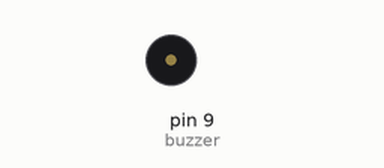
Recording of a sketch running on a simulated Arduino Uno, built with avr-gcc and run on an emulated ATmega328P. Shown: buzzer (waves = sounding).

Above: at 0.1 s.
Timing chart, 0 to 1.6 s (numbered marks = the images above):
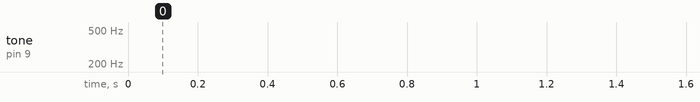

The sketch:

myBuzz.ino
```cpp
const int buzzer = 9; //buzzer to arduino pin 9


void setup(){

  pinMode(buzzer, OUTPUT); // Set buzzer - pin 9 as an output

}

void loop(){

  for(int i = 200; i < 1000; i++){
    tone(buzzer, i); // Send 1KHz sound signal...
    delay(1);        // ...for 1 sec
  }

  for(int j = 1000; j > 200; j--){
    tone(buzzer, j); // Send 1KHz sound signal...
    delay(1);        // ...for 1 sec
  }

}
```
